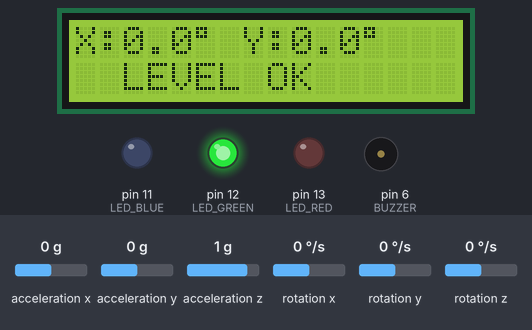
A sketch run on a simulated Arduino Uno, built with avr-gcc and run on an emulated ATmega328P. Parts: 16×2 character LCD, output pins drawn as LEDs (lit = HIGH), buzzer (waves = sounding). Inputs (shaded band) come from the test bench; at power-on: rotation x 0 °/s, rotation y 0 °/s, acceleration z 1 g, acceleration x 0 g, acceleration y 0 g, rotation z 0 °/s. What the sketch prints to the serial monitor is not drawn.

Above: at 5.9 s.
6.0 s: rotation x set to -10 °/s
At 7.11 s:
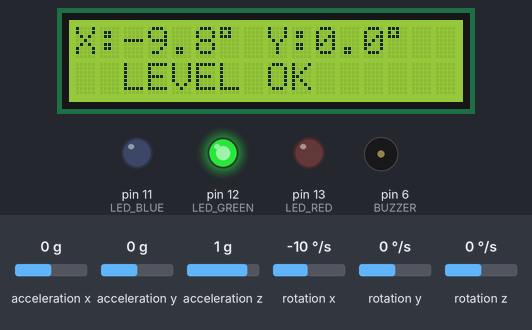
7.5 s: rotation x set to -13 °/s
At 8.96 s:
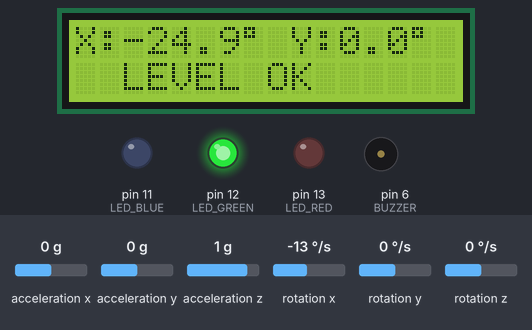
10.5 s: rotation y set to -100 °/s
At 10.89 s:
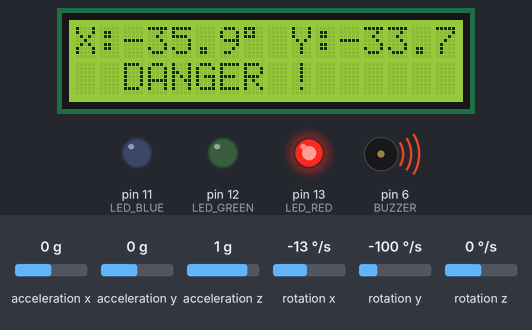
12.4 s: acceleration z set to -1.4 g
At 13.76 s:
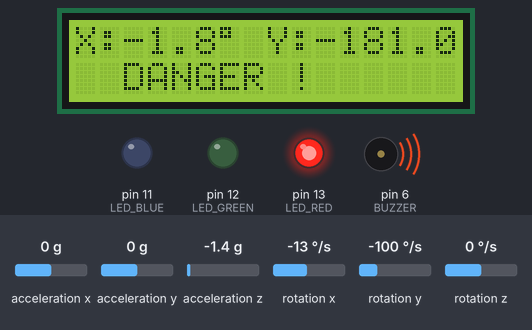
13.9 s: acceleration x set to -1.4 g
At 14.07 s:
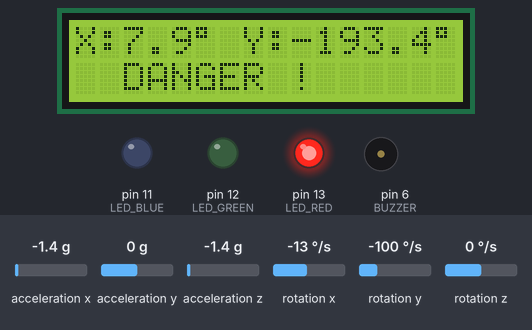
15.5 s: acceleration y set to -1.4 g
At 16.28 s:
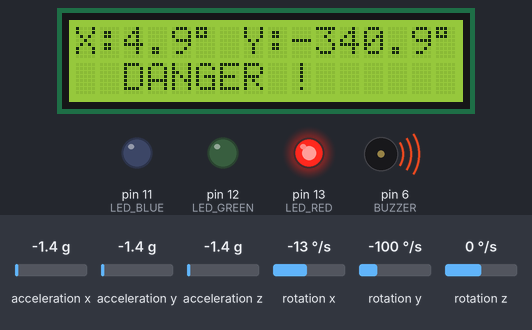
Timing chart, 0 to 18.0 s (numbered marks = the images above; inputs shaded):
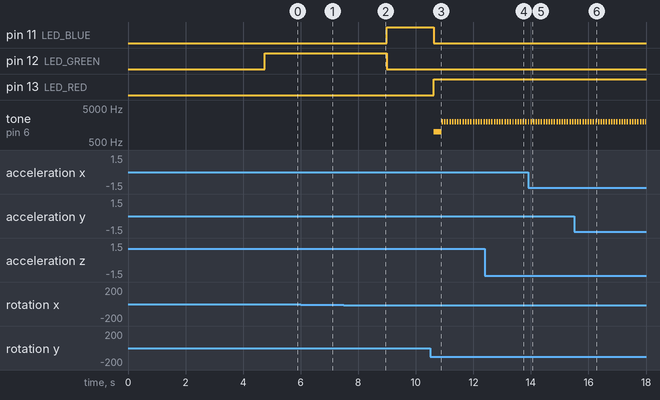

Measured:
- after the input at 6.0 s, the display: first changes after 0.06 s (image 1 shows a later state)
- after the input at 7.5 s, pin 11 (LED_BLUE): LOW → HIGH after 1.5 s instead of 2.3 s; pin 12 (LED_GREEN): HIGH → LOW after 1.5 s instead of 2.3 s
- by itself, tone on pin 6 (BUZZER): alternates 2000 Hz for 0.05 s and silent for 0.04 s

The sketch:

digitalLevel.ino
```cpp
#include <Wire.h>
#include <I2Cdev.h>
#include <MPU6050.h>
#include <LiquidCrystal_I2C.h>

// PIN
#define LED_RED 13
#define LED_GREEN 12
#define LED_BLUE 11
#define BUZZER    6

// Objects
MPU6050 mpu(0x68);
LiquidCrystal_I2C lcd(0x27, 16, 2);

// Filter
const float ALPHA = 0.98;
float angleX = 0, angleY = 0;
unsigned long lastTime = 0;

// Thresholds
const float SEUIL_GREEN  = 25.0;
const float SEUIL_JAUNE = 35.0;
const float SEUIL_RED = 40.0;

float offsetX = 0, offsetY = 0;
float offsetGyroX = 0, offsetGyroY = 0;


void calibrate() {
  lcd.clear();
  lcd.setCursor(0, 0);
  lcd.print("Calibration...");
  lcd.setCursor(0, 1);
  lcd.print("Don't move !");

  float sumAccX = 0, sumAccY = 0;
  float sumGyroX = 0, sumGyroY = 0;  // ← ajout

  for (int i = 0; i < 100; i++) {
    int16_t ax, ay, az, gx, gy, gz;
    mpu.getMotion6(&ax, &ay, &az, &gx, &gy, &gz);

    float accX = ax / 16384.0;
    float accY = ay / 16384.0;
    float accZ = az / 16384.0;

    sumAccX += atan2(accY, accZ) * 180.0 / PI;
    sumAccY += atan2(accX, accZ) * 180.0 / PI;
    sumGyroX += gx / 131.0;
    sumGyroY += gy / 131.0;
    delay(10);
  }

  offsetX     = sumAccX  / 100.0;
  offsetY     = sumAccY  / 100.0;
  offsetGyroX = sumGyroX / 100.0;  // ← ajout
  offsetGyroY = sumGyroY / 100.0;  // ← ajout

  angleX = offsetX;
  angleY = offsetY;

  lcd.clear();
  lcd.setCursor(0, 0);
  lcd.print("Calibrated !");
  delay(1000);
  lcd.clear();
}

void updateAngles() {
  int16_t ax, ay, az, gx, gy, gz;
  mpu.getMotion6(&ax, &ay, &az, &gx, &gy, &gz);

  float accX = ax / 16384.0;
  float accY = ay / 16384.0;
  float accZ = az / 16384.0;

  float gyroX = (gx / 131.0) - offsetGyroX;
  float gyroY = (gy / 131.0) - offsetGyroY;

  unsigned long now = millis();
  float dt = (now - lastTime) / 1000.0;
  lastTime = now;

  float angleAccX = atan2(accY, accZ) * 180.0 / PI - offsetX;
  float angleAccY = atan2(accX, accZ) * 180.0 / PI - offsetY;

  angleX = ALPHA * (angleX + gyroX * dt) + (1 - ALPHA) * angleAccX;
  angleY = ALPHA * (angleY + gyroY * dt) + (1 - ALPHA) * angleAccY;
}

void setLED(bool red, bool green, bool blue) {
  digitalWrite(LED_RED, red);
  digitalWrite(LED_GREEN, green);
  digitalWrite(LED_BLUE, blue);
}

void updateFeedback(float maxAngle) {
  if (maxAngle <= SEUIL_GREEN) {
    setLED(false, true, false);
    noTone(BUZZER);
  } else if (maxAngle <= SEUIL_JAUNE) {
    setLED(false, false, true);
    noTone(BUZZER);
  } else if (maxAngle <= SEUIL_RED) {
    setLED(true, false, false);
    tone(BUZZER, 1000, 100);
  } else {
    setLED(true, false, false);
    tone(BUZZER, 2000, 50);
  }
}

void printLCD() {
  lcd.setCursor(0, 0);
  lcd.print("X:");
  lcd.print(angleX, 1);
  lcd.print((char)223);
  lcd.print(" Y:");
  lcd.print(angleY, 1);
  lcd.print((char)223);
  lcd.print("   ");

  lcd.setCursor(0, 1);
  float maxAngle = max(abs(angleX), abs(angleY));
  if (maxAngle <= SEUIL_GREEN) {
    lcd.print("  LEVEL OK     ");
  } else if (maxAngle <= SEUIL_JAUNE) {
    lcd.print("  WARNING     ");
  } else {
    lcd.print("  DANGER !      ");
  }
}

void setup() {
  Serial.begin(9600);
  Wire.begin();
  delay(200);
  mpu.initialize();
  calibrate();

  lcd.init();
  lcd.backlight();
  lcd.setCursor(0, 0);
  lcd.print("Leveling scale");
  lcd.setCursor(0, 1);
  lcd.print("Initialisation..");
  delay(2000);
  lcd.clear();

  pinMode(LED_RED, OUTPUT);
  pinMode(LED_GREEN, OUTPUT);
  pinMode(LED_BLUE, OUTPUT);
  pinMode(BUZZER,    OUTPUT);

  lastTime = millis();
}

void loop() {
  updateAngles();

  float maxAngle = max(abs(angleX), abs(angleY));
  updateFeedback(maxAngle);
  printLCD();

  Serial.print("X: "); Serial.print(angleX, 1);
  Serial.print("°  Y: "); Serial.print(angleY, 1);
  Serial.println("°");

  delay(50);
}
```
